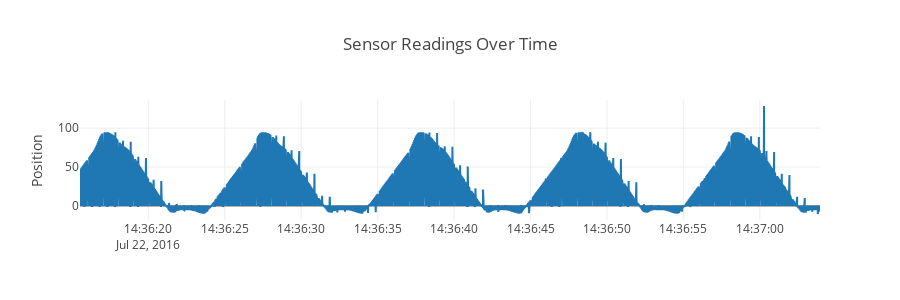
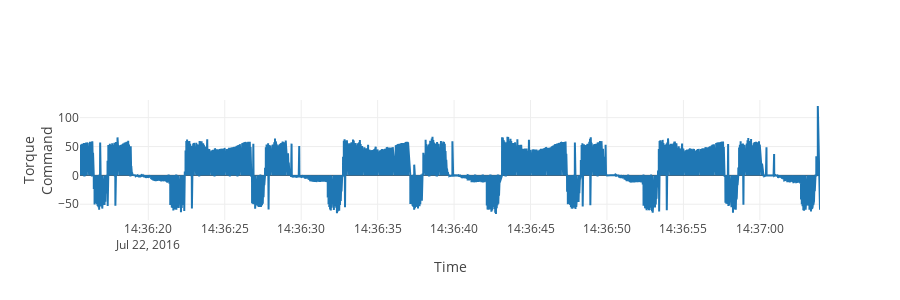

The notebook cell these images were saved under, in order:
### Code cell
#%%local
trace1 = go.Scatter(
    x = df['TimeStamp'].iloc[80000:],
    y = df['::[scararobot]Ax_J1.ActualPosition'].iloc[80000:]
)
trace2 = go.Scatter(
    x = df['TimeStamp'].iloc[80000:],
    y = df['::[scararobot]Ax_J3.TorqueCommand'].iloc[80000:]
)

layout = dict(height=300, title = 'Sensor Readings Over Time', yaxis=dict(title='Position'))
fig = dict(data=[trace1], layout = layout)
iplot(fig)


layout = dict(height=300, xaxis = dict(title='Time'), yaxis=dict(title='Torque<br>Command'))
fig = dict(data=[trace2], layout = layout)
iplot(fig)

### Figure 1 — Plotly figure (JSON) as saved in the notebook; plotly's stock layout.template omitted (floating-point values rounded to 4 significant figures; data arrays with more than 128 entries replaced by an {"elided": "..."} marker saying what was removed)
{"data": [{"type": "scatter", "x": {"elided": "1930 str values"}, "y": {"elided": "1930 float values"}}], "layout": {"height": 300, "title": "Sensor Readings Over Time", "yaxis": {"title": "Position"}}}

### Figure 2 — Plotly figure (JSON) as saved in the notebook; plotly's stock layout.template omitted (floating-point values rounded to 4 significant figures; data arrays with more than 128 entries replaced by an {"elided": "..."} marker saying what was removed)
{"data": [{"type": "scatter", "x": {"elided": "1930 str values"}, "y": {"elided": "1930 float values"}}], "layout": {"height": 300, "xaxis": {"title": "Time"}, "yaxis": {"title": "Torque<br>Command"}}}
